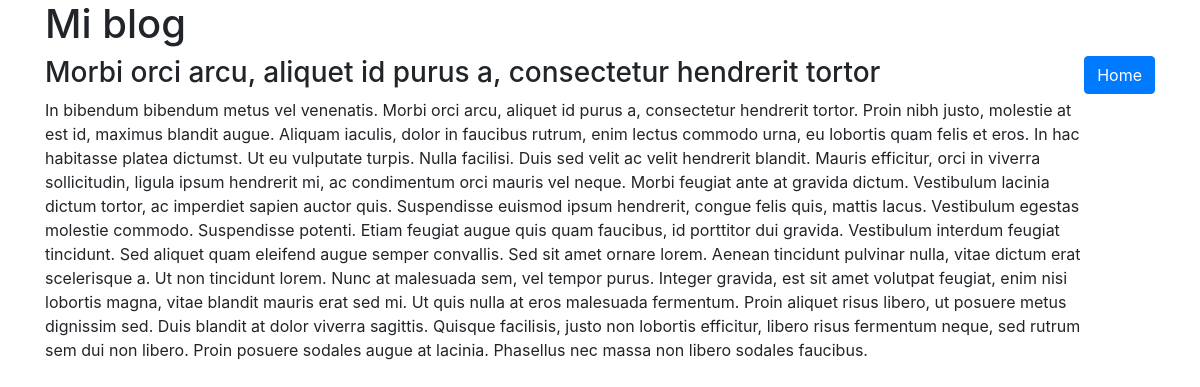
The page /blog/1 on the database its author committed.
### blog/models.py (models this page shows, shortened)
class Post(models.Model):
    title = models.CharField(max_length=200)
    content= models.TextField()

### blog/views.py (the view)
# urls.py: path('blog/<id>',views.blog, name="blog")
def blog(request,id):
    blog= Post.objects.get(id=id)
    return render(request,"blog/blog.html",{'blog':blog})

### blog/templates/blog/blog.html (shortened to what this page needs)
<!doctype html>
<html lang="en">
<head>
    <link rel="stylesheet" href="https://stackpath.bootstrapcdn.com/bootstrap/4.4.1/css/bootstrap.min.css"
>
</head>
<body>
<div class="container">
    <h1>Mi blog</h1>
    <div class="media">
        <div class="media-body">
            <h3>{{ blog.title }}</h3>
            <p>{{ blog.content }}</p>
        </div>
        <div class="media-footer">
            <a class="btn btn-primary" href="/" role="button">Home</a>
        </div>
    </div>
</div>
</body>
</html>

### rows shown on the page
Post: title "Morbi orci arcu, aliquet id purus a, consectetur hendrerit tortor", content "In bibendum bibendum metus vel venenatis. Morbi orci arcu, aliquet id purus a, consectetur hendrerit tortor. Proin nibh justo, molestie at est id, maximus blandit augue. Aliquam iaculis, dolor in faucibus rutrum, enim lectus commodo urna, eu lobortis quam felis et eros. In hac habitasse platea dictumst. Ut eu vulputate turpis. Nulla facilisi. Duis sed velit ac velit hendrerit blandit. Mauris efficitur, orci in viverra sollicitudin, ligula ipsum hendrerit mi, ac condimentum orci mauris vel neque. Morbi feugiat ante at gravida dictum. Vestibulum lacinia dictum tortor, ac imperdiet sapien auctor quis. Suspendisse euismod ipsum hendrerit, congue felis quis, mattis lacus. Vestibulum egestas…"
